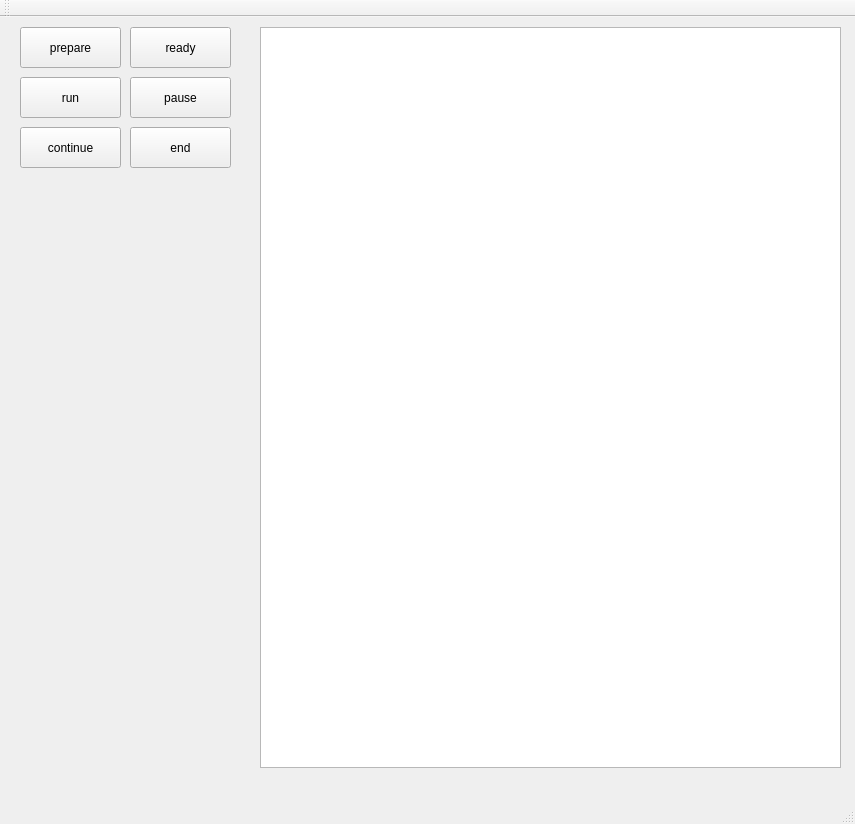
<?xml version="1.0" encoding="UTF-8"?>
<ui version="4.0">
 <class>QtRunControlClass</class>
 <widget class="QMainWindow" name="QtRunControlClass">
  <property name="geometry">
   <rect>
    <x>0</x>
    <y>0</y>
    <width>855</width>
    <height>824</height>
   </rect>
  </property>
  <property name="windowTitle">
   <string>QtRunControl</string>
  </property>
  <widget class="QWidget" name="centralWidget">
   <widget class="QPushButton" name="pushButton">
    <property name="geometry">
     <rect>
      <x>20</x>
      <y>10</y>
      <width>101</width>
      <height>41</height>
     </rect>
    </property>
    <property name="text">
     <string>prepare</string>
    </property>
   </widget>
   <widget class="QTextBrowser" name="textBrowser">
    <property name="geometry">
     <rect>
      <x>260</x>
      <y>10</y>
      <width>581</width>
      <height>741</height>
     </rect>
    </property>
    <property name="font">
     <font>
      <family>Segoe UI Emoji</family>
      <pointsize>12</pointsize>
     </font>
    </property>
   </widget>
   <widget class="QPushButton" name="pushButton_2">
    <property name="geometry">
     <rect>
      <x>130</x>
      <y>10</y>
      <width>101</width>
      <height>41</height>
     </rect>
    </property>
    <property name="text">
     <string>ready</string>
    </property>
   </widget>
   <widget class="QPushButton" name="pushButton_3">
    <property name="geometry">
     <rect>
      <x>20</x>
      <y>60</y>
      <width>101</width>
      <height>41</height>
     </rect>
    </property>
    <property name="text">
     <string>run</string>
    </property>
   </widget>
   <widget class="QPushButton" name="pushButton_4">
    <property name="geometry">
     <rect>
      <x>130</x>
      <y>60</y>
      <width>101</width>
      <height>41</height>
     </rect>
    </property>
    <property name="text">
     <string>pause</string>
    </property>
   </widget>
   <widget class="QPushButton" name="pushButton_5">
    <property name="geometry">
     <rect>
      <x>20</x>
      <y>110</y>
      <width>101</width>
      <height>41</height>
     </rect>
    </property>
    <property name="text">
     <string>continue</string>
    </property>
   </widget>
   <widget class="QPushButton" name="pushButton_6">
    <property name="geometry">
     <rect>
      <x>130</x>
      <y>110</y>
      <width>101</width>
      <height>41</height>
     </rect>
    </property>
    <property name="text">
     <string>end</string>
    </property>
   </widget>
  </widget>
  <widget class="QMenuBar" name="menuBar">
   <property name="geometry">
    <rect>
     <x>0</x>
     <y>0</y>
     <width>855</width>
     <height>26</height>
    </rect>
   </property>
  </widget>
  <widget class="QToolBar" name="mainToolBar">
   <attribute name="toolBarArea">
    <enum>TopToolBarArea</enum>
   </attribute>
   <attribute name="toolBarBreak">
    <bool>false</bool>
   </attribute>
  </widget>
  <widget class="QStatusBar" name="statusBar"/>
 </widget>
 <layoutdefault spacing="6" margin="11"/>
 <resources>
  <include location="QtRunControl.qrc"/>
 </resources>
 <connections>
  <connection>
   <sender>pushButton</sender>
   <signal>clicked()</signal>
   <receiver>QtRunControlClass</receiver>
   <slot>prepare()</slot>
   <hints>
    <hint type="sourcelabel">
     <x>175</x>
     <y>123</y>
    </hint>
    <hint type="destinationlabel">
     <x>15</x>
     <y>112</y>
    </hint>
   </hints>
  </connection>
  <connection>
   <sender>pushButton_2</sender>
   <signal>clicked()</signal>
   <receiver>QtRunControlClass</receiver>
   <slot>ready()</slot>
   <hints>
    <hint type="sourcelabel">
     <x>50</x>
     <y>217</y>
    </hint>
    <hint type="destinationlabel">
     <x>14</x>
     <y>208</y>
    </hint>
   </hints>
  </connection>
  <connection>
   <sender>pushButton_3</sender>
   <signal>clicked()</signal>
   <receiver>QtRunControlClass</receiver>
   <slot>run()</slot>
   <hints>
    <hint type="sourcelabel">
     <x>46</x>
     <y>337</y>
    </hint>
    <hint type="destinationlabel">
     <x>17</x>
     <y>343</y>
    </hint>
   </hints>
  </connection>
  <connection>
   <sender>pushButton_4</sender>
   <signal>clicked()</signal>
   <receiver>QtRunControlClass</receiver>
   <slot>pause()</slot>
   <hints>
    <hint type="sourcelabel">
     <x>61</x>
     <y>474</y>
    </hint>
    <hint type="destinationlabel">
     <x>15</x>
     <y>474</y>
    </hint>
   </hints>
  </connection>
  <connection>
   <sender>pushButton_5</sender>
   <signal>clicked()</signal>
   <receiver>QtRunControlClass</receiver>
   <slot>continuE()</slot>
   <hints>
    <hint type="sourcelabel">
     <x>61</x>
     <y>617</y>
    </hint>
    <hint type="destinationlabel">
     <x>14</x>
     <y>621</y>
    </hint>
   </hints>
  </connection>
 </connections>
 <slots>
  <slot>prepare()</slot>
  <slot>ready()</slot>
  <slot>run()</slot>
  <slot>pause()</slot>
  <slot>continuE()</slot>
 </slots>
</ui>
